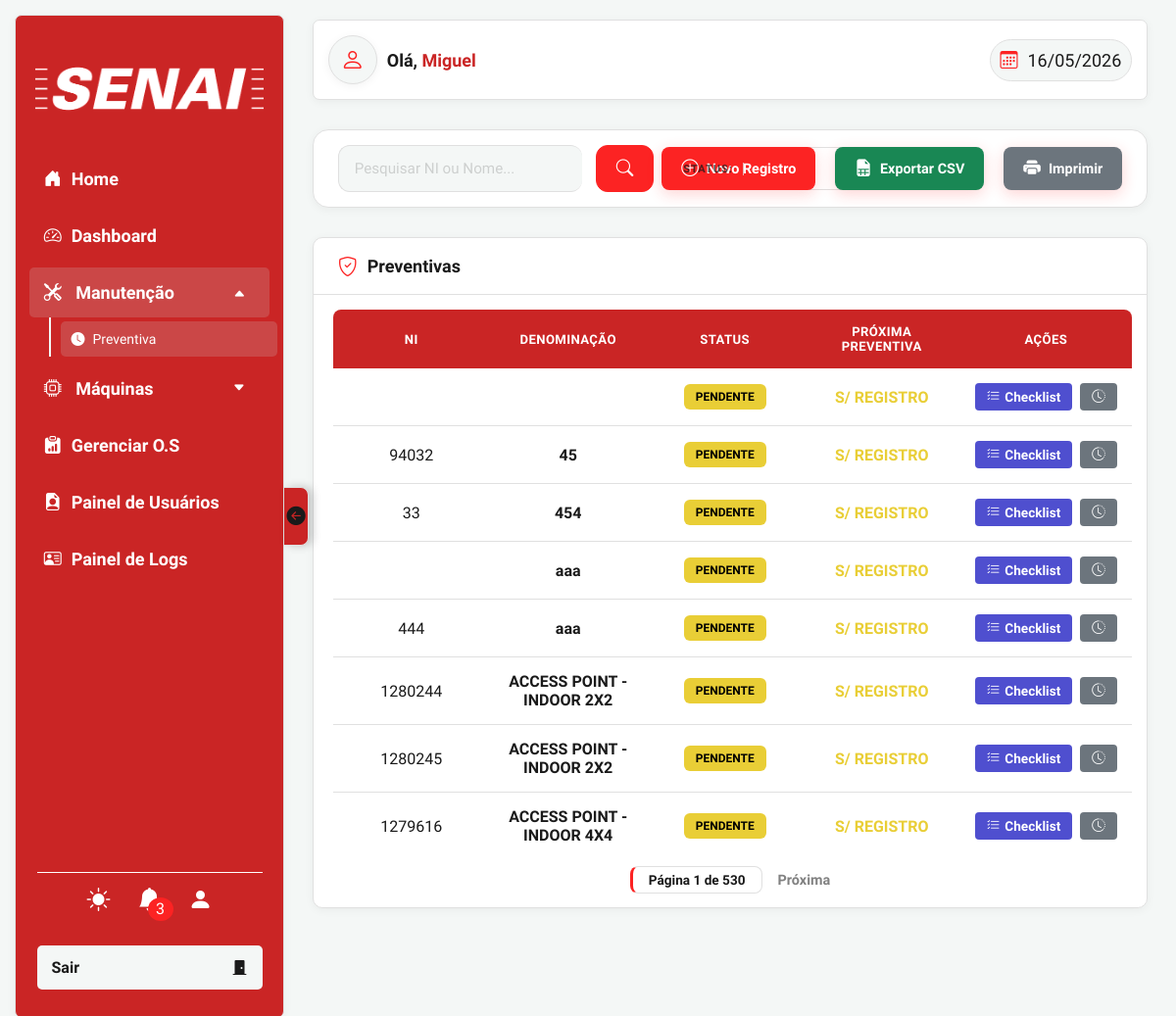
Screenshot of /php/views/preventiva.php (signed in) with the database file from the repository.
### tables this page shows
CREATE TABLE `maquinas` (
  `id` int(11) NOT NULL,
  `denominacao` varchar(255) NOT NULL,
  `marca` varchar(255) DEFAULT NULL,
  `modelo` varchar(255) DEFAULT NULL,
  `numero_identificacao` varchar(100) DEFAULT NULL,
  `numero_serie` varchar(100) DEFAULT NULL,
  `ano_fabricacao` int(11) DEFAULT NULL,
  `setor` varchar(100) DEFAULT NULL,
  `criado_em` datetime DEFAULT current_timestamp()
);

### php/views/preventiva.php (the view, shortened to what this page needs)
<?php
require __DIR__ . '/../configs/conexao.php';
function calcularStatusArray($lastDate, $intervalo)
{
    if (!$lastDate) {
        return ['status' => 'PENDENTE', 'class' => 'warning', 'label' => 'PENDENTE', 'data' => 'S/ REGISTRO'];
    }
}
$busca_atual = isset($_GET['search']) ? trim($_GET['search']) : '';
$status_atual = isset($_GET['filtro-status']) ? $_GET['filtro-status'] : 'todos';
$pagina_atual = isset($_GET['page']) ? (int)$_GET['page'] : 1;
$limite = 8;
$sql = "
    SELECT
        m.*,
        (SELECT MAX(data_realizada) FROM historico_manutencao WHERE maquina_id = m.id) as ultima,
        (SELECT MIN(
            CASE
                WHEN frequencia = 'diario' THEN 1
                WHEN frequencia = 'semanal' THEN 7
                WHEN frequencia = 'quinzenal' THEN 15
                WHEN frequencia = 'mensal' THEN 30
                WHEN frequencia = 'trimestral' THEN 90
                WHEN frequencia = 'semestral' THEN 180
                WHEN frequencia = 'anual' THEN 365
                ELSE 30
            END
        ) FROM checklist_itens WHERE maquina_id = m.id) as intervalo
    FROM maquinas m
    ORDER BY m.denominacao ASC
";
$resMaquinas = $conn->query($sql);
$maquinas_filtradas = [];
if ($resMaquinas && $resMaquinas->num_rows > 0) {
    while ($maquina = $resMaquinas->fetch_assoc()) {
        $dataStatus = calcularStatusArray($maquina['ultima'], $maquina['intervalo']);
        $maquina['dataStatus'] = $dataStatus;
        $maquinas_filtradas[] = $maquina;
    }
}
$total_registros = count($maquinas_filtradas);
$total_paginas = ceil($total_registros / $limite);
$offset = ($pagina_atual - 1) * $limite;
$maquinas_paginadas = array_slice($maquinas_filtradas, $offset, $limite);
?>
<!DOCTYPE html>
<html lang="pt-br">
<head>
    <link rel="stylesheet" href="../../css/style.css">
    <link rel="stylesheet" href="../../css/nav.css">
    <link rel="stylesheet" href="../../css/header.css">
    <link rel="stylesheet" href="../../css/modal.css">
    <link rel="stylesheet" href="../../css/global.css">
    <link rel="stylesheet" href="https://cdn.jsdelivr.net/npm/bootstrap-icons@1.13.1/font/bootstrap-icons.min.css">
</head>
<body>
    <?php require __DIR__ . '/../components/nav.php'; ?>
    <section class="sec-main">
        <?php require __DIR__ . '/../components/header.php'; ?>
        <div class="page-actions-bar">
            <form action="" method="GET" class="page-search-form">
                <div class="page-search-box <?php echo $busca_atual ? 'has-content' : ''; ?>">
                    <input type="text" name="search" id="pesquisa" value="<?php echo htmlspecialchars($busca_atual); ?>" placeholder="Pesquisar NI ou Nome...">
                </div>
                <button type="submit" class="btn-search"><i class="bi bi-search"></i></button>
                <div class="page-filter-box">
                    <label for="filtro-status-prev">Status:</label>
                    <select id="filtro-status-prev" name="filtro-status" onchange="this.form.submit()">
                        <option value="todos" <?php echo $status_atual == 'todos' ? 'selected' : ''; ?>>Todos</option>
                    </select>
                </div>
            </form>
            <button class="btn-page-action" onclick="showModal('preventiva')"><i class="bi bi-plus-circle"></i> Novo Registro</button>
            <button class="btn-page-action" style="background: #198754;" onclick="exportarCSV()"><i class="bi bi-file-earmark-spreadsheet-fill"></i> Exportar CSV</button>
            <button class="btn-page-action" style="background: #6c757d;" onclick="imprimirRelatorio()"><i class="bi bi-printer-fill"></i> Imprimir</button>
        </div>
        <div class="tabela-bg2">
            <div class="tabela-titulo"><i class="bi bi-shield-check"></i><h2>Preventivas</h2></div>
            <div class="tabela-wrapper">
                <table class="tabela-main">
                    <thead><tr><th>NI</th><th>Denominação</th><th>Status</th><th>Próxima Preventiva</th><th>Ações</th></tr></thead>
                    <tbody>
                        <?php foreach ($maquinas_paginadas as $maquina): $dataStatus = $maquina['dataStatus']; ?>
                            <tr>
                                <td><?php echo htmlspecialchars($maquina['numero_identificacao']); ?></td>
                                <td><strong><?php echo htmlspecialchars($maquina['denominacao']); ?></strong></td>
                                <td><span class="badge-status bg-<?php echo $dataStatus['class']; ?>"><?php echo $dataStatus['label']; ?></span></td>
                                <td><b class="text-<?php echo $dataStatus['class']; ?>"><?php echo $dataStatus['data']; ?></b></td>
                                <td>
                                    <div style="display: flex; gap: 8px; justify-content: center;">
                                        <button class="btnAcao checklist" onclick="openChecklist('<?php echo addslashes($maquina['denominacao']); ?>', <?php echo $maquina['id']; ?>)"><i class="bi bi-list-check"></i> Checklist</button>
                                        <button class="btnAcao history" onclick="openHistory('<?php echo addslashes($maquina['denominacao']); ?>', <?php echo $maquina['id']; ?>)"><i class="bi bi-clock-history"></i></button>
                                    </div>
                                </td>
                            </tr>
                        <?php endforeach; ?>
                    </tbody>
                </table>
            </div>
            <div class="page-pagination">
                <span class="pag-current">Página <?php echo $pagina_atual; ?> de <?php echo $total_paginas; ?></span>
                <?php if ($pagina_atual < $total_paginas): ?><a href="?search=<?php echo urlencode($busca_atual); ?>&filtro-status=<?php echo urlencode($status_atual); ?>&page=<?php echo $pagina_atual + 1; ?>" class="pag-btn">Próxima</a><?php endif; ?>
            </div>
        </div>
    </section>
</body>
</html>

### css/modal.css (style rules this page uses)
.modal-notificacao .notificacao h6, h5, h4, h3, h2, h1 { color: var(--corDestaque); }

### css/global.css (style rules this page uses)
* { padding: 0; margin: 0; box-sizing: border-box; font-family: "TASA Orbiter", sans-serif; outline: none; }
body { width: 100%; height: 100vh; min-height: 100vh; background: var(--corFundo); animation: animacaoCoringa 0.4s forwards ease-in-out; overflow-x: hidden; }
.sec-main { transition: padding-left 0.3s ease; padding-left: 310px; padding-right: 20px; padding-top: 20px; padding-bottom: 40px; width: 100%; min-height: 100vh; display: flex; flex-direction: column; align-items: center; gap: 30px; }
:root { --text-4xl: 48px; --text-2xl: 24px; --text-xl: 20px; --text-lg: 18px; --text-base: 16px; --text-sm: 14px; --corBase: #fc2323; --corDestaque: #ca2525; --corEscura: #646464; --corBranca: #FFFFFF; --confirmar: oklch(76.5% 0.177 163.223); --confirmarHover: oklch(69.6% 0.17 162.48); --editar: oklch(74.6% 0.16 232.661); --editarHover: oklch(58.8% 0.158 241.966); --ferramentas: oklch(62.476% 0.25289 28.919); --ferramentasHover: oklch(59.123% 0.23572 27.395); --clipes: oklch(75% 0.183 55.934); --clipesHover: oklch(76.9% 0.188 70.08); --hoverTr: #cecccc34; --cinzafundo: #a1a1a1b6; --txtClaro: #FFF; --txtEscuro: #000000; --corLogin: rgb(219, 219, 219); --status-ok: rgb(38, 240, 65); --status-warning: rgb(233, 206, 54); --status-danger: red; --status-pereira: rgb(79, 79, 207); }
html[data-tema='claro'] { --corFundo: #f4f7f6; --corFundo2: #ffffff; --sombra: 0 2px 10px rgba(0, 0, 0, .05); --sombra2: 0 2px 10px rgba(0, 0, 0, .05); --corTxt2: #1e1e1e; --corTxt: #FFFFFF; --corTxt3: #1a1a1a; --corBordas: #e0e0e0; --corBarra: #ca2525; }

### php/views/preventiva.php (style rules this page uses)
.tabela-main td { padding: 15px; text-align: center; border-bottom: 1px solid var(--corBordas); color: var(--corTxt3); }
.btnAcao { padding: 6px 12px; border-radius: 4px; border: none; color: white; cursor: pointer; transition: 0.2s; display: inline-flex; align-items: center; gap: 5px; font-size: 0.85rem; font-weight: 600; }
.btnAcao.checklist { background: var(--status-pereira, #4f4fcf); }
.btnAcao.history { background: #6c757d; }
.badge-status { padding: 6px 12px; border-radius: 6px; font-weight: 800; font-size: 0.75rem; display: inline-block; }
.bg-warning { background: var(--status-warning); color: #000; }
.text-warning { color: var(--status-warning); }

### rows the page displays
maquinas: numero_identificacao "94032", denominacao "45", label "PENDENTE", data "S/ REGISTRO"
maquinas: numero_identificacao "33", denominacao "454", label "PENDENTE", data "S/ REGISTRO"
maquinas: denominacao "aaa", label "PENDENTE", data "S/ REGISTRO"
maquinas: numero_identificacao "444", denominacao "aaa", label "PENDENTE", data "S/ REGISTRO"
maquinas: numero_identificacao "1279616", denominacao "ACCESS POINT - INDOOR 4X4", label "PENDENTE", data "S/ REGISTRO"

### other values shown
$totalNoti "3"
$nome_usuario "Miguel"
$dataStatus['label'] "PENDENTE"
$dataStatus['data'] "S/ REGISTRO"
$maquina['numero_identificacao'] "1280244"
$maquina['denominacao'] "ACCESS POINT - INDOOR 2X2"
$maquina['numero_identificacao'] "1280245"
$pagina_atual "1"
$total_paginas "530"
